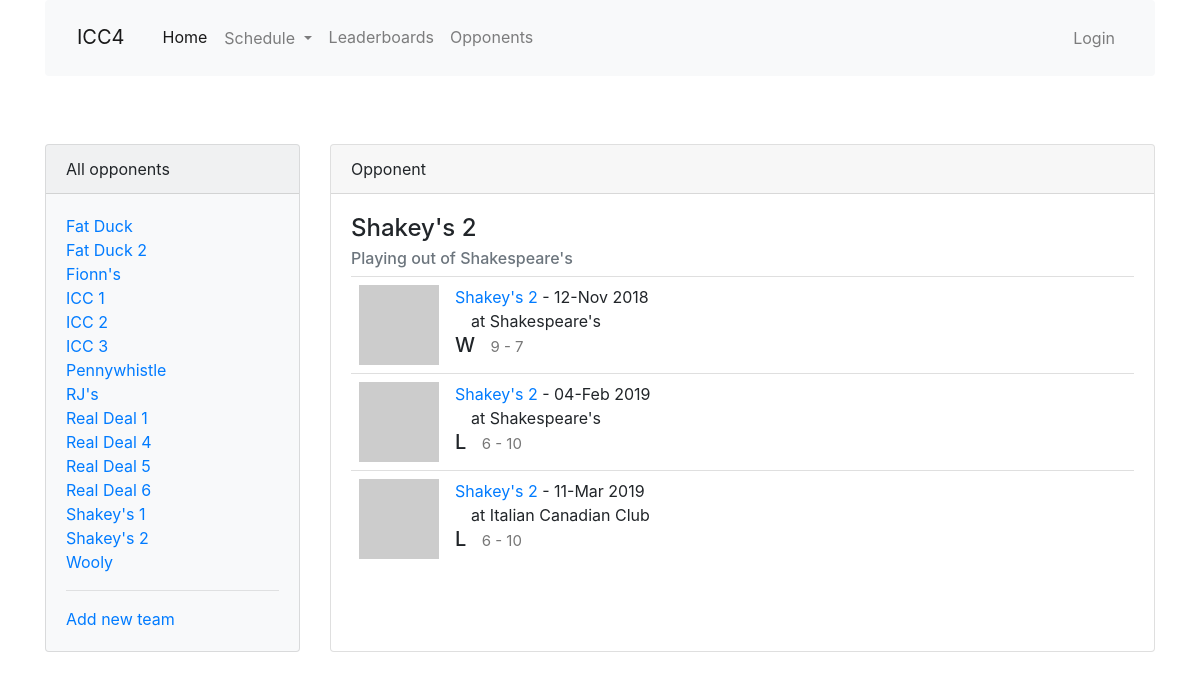
Screenshot of /opponent/9 with the database file from the repository.
### app/models.py (models this page shows, shortened)
class Team(db.Model):
    id = db.Column(db.Integer, primary_key=True)
    name = db.Column(db.String(64), index=True, unique=True)
    home_location = db.Column(db.String(64), index=True)
    address = db.Column(db.String(128), index=True)
    matches = db.relationship('Match', back_populates='opponent', lazy='dynamic')
    def avatar(self, size):
        digest = md5(self.name.lower().encode('utf-8')).hexdigest()
        return 'https://www.gravatar.com/avatar/{}?d=identicon&s={}'.format(
            digest, size)

class Match(db.Model):
    id = db.Column(db.Integer, primary_key=True)
    opponent_id = db.Column(db.Integer, db. ForeignKey('team.id'))
    opponent = db.relationship('Team', back_populates='matches')
    date = db.Column(db.Date, index=True, default=date.today())
    location = db.Column(db.String(64))
    home_away = db.Column(db.String(32), index=True)
    match_type = db.Column(db.String(32), index=True)
    games = db.relationship('Game', back_populates='match', lazy='dynamic')
    team_score = db.Column(db.Integer, index=True)
    opponent_score = db.Column(db.Integer, index=True)
    win = db.Column(db.Boolean, index=True, default=None)
    overtime = db.Column(db.Boolean, index=True, default=False)
    match_summary = db.Column(db.String(512))
    food = db.Column(db.String(128))
    match_stats = db.relationship('MatchStats', uselist=False, back_populates='match')
    high_scores = db.relationship('HighScore', back_populates='match', lazy='dynamic')
    low_scores = db.relationship('LowScore', back_populates='match', lazy='dynamic')
    @hybrid_property
    def season(self):
        return season_from_date(self.date)

### app/main/routes.py (the view)
@bp.route('/opponent',  methods=['GET', 'POST'], defaults={'id': None})
@bp.route('/opponent/<id>',  methods=['GET', 'POST'])
def opponent(id):
    opponent = Team.query.filter_by(id=id).first()
    matches = Match.query.filter_by(opponent=opponent).order_by(Match.date).all()
    all_teams = Team.query.order_by(Team.name).all()
    return render_template('opponent.html', opponent=opponent, all_teams=all_teams, matches=matches)

### app/main/routes.py (called while the page is built)
@bp.before_request
def before_request():
    g.all_seasons = Season.query.all()

### app/templates/opponent.html (shortened to what this page needs)
{% extends "base.html" %}
{% import 'bootstrap/wtf.html' as wtf %}
{% block app_content %}
<div class="row">
  <div class="col-md-3">
    <div class="card h-100 bg-light">
      <div class="card-header">All opponents</div>
      <div class="card-body">
        <ul class="list-unstyled">
        {% for team in all_teams %}
          <li>
            <a href="{{ url_for('main.opponent', id=team.id) }}">{{ team.name }}</a>
          </li>
        {% endfor %}
        </ul>
        <hr>
        <a href="{{ url_for('main.team_edit') }}">Add new team</a>
      </div>
    </div>
  </div>
  <div class="col-md-9">
    <div class="card h-100">
      <div class="card-header">Opponent</div>
      <div class="card-body">
        {% if opponent %}
        <h4 class="card-title">{{ opponent.name }}</h4>
        <h6 class="card-subtitle mb-2 text-muted">Playing out of {{ opponent.home_location }}</h6>
          <table class="table table-hover">
          {% for match in matches %}
            {% include '_match.html' %}
          {% endfor %}
          </table>
        {% else %}
        <h4 class="card-title">Select an opponent from the left</h4>
        {% endif %}
      </div>
    </div>
  </div>
</div>
{% endblock %}

### app/templates/_match.html (shortened to what this page needs)
<div class="match-card">
    <div class="team-avatar">
        <img src="{{ match.opponent.avatar(70) }}">
    </div>
    <div class="team-info">
        <a href="{{ url_for('main.opponent', id=match.opponent_id) }}">
            {{ match.opponent.name }}
        </a>
        - {{ match.date.strftime('%d-%b %Y') }}
        <br>
        {% if match.home_away == 'away' %}
        &emsp;at {{ match.opponent.home_location }}
        {% else %}
        &emsp;at Italian Canadian Club
        {% endif %}
        {% if match.win != None %}
        <h5>{% if match.win == True %}W{% else %}L{% endif %}&ensp;
            <small>{{ match.team_score }} - {{ match.opponent_score }}</small>
        </h5>
        {% endif %}
    </div>
</div>

### app/static/css/main.css (style rules this page uses)
html { font-size: 100%; }
.match-card { border-top: 1px solid rgba(0,0,0,.125); text-decoration: none; display: block; position:relative; }
.team-avatar { display: inline-block; float: left; padding: 8px; }
.team-info { display:inline-block; padding: 8px; z-index: 2; position:relative; }

### rows the page displays
Team: name "Fat Duck"
Team: name "Fat Duck 2"
Team: name "Fionn's"
Team: name "ICC 1"
Team: name "ICC 2"
Team: name "ICC 3"
Team: name "Pennywhistle"
Team: name "RJ's"
Team: name "Real Deal 1"
Team: name "Real Deal 4"
Team: name "Real Deal 5"
Team: name "Real Deal 6"
Team: name "Shakey's 1"
Team: name "Shakey's 2", home_location "Shakespeare's"
Team: name "Wooly"
Match: opponent.name "Shakey's 2", date "12-Nov 2018", opponent.home_location "Shakespeare's", win "W", team_score "9", opponent_score "7"
Match: opponent.name "Shakey's 2", date "04-Feb 2019", opponent.home_location "Shakespeare's", win "L", team_score "6", opponent_score "10"
Match: opponent.name "Shakey's 2", date "11-Mar 2019", home_away "at Italian Canadian Club", win "L", team_score "6", opponent_score "10"
